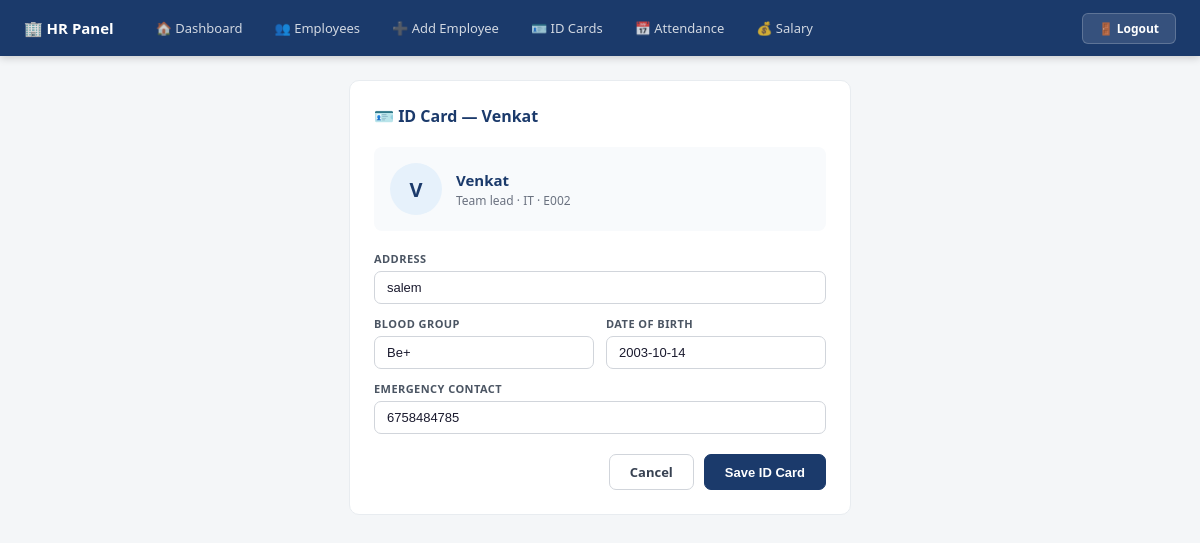
The app's page /create-id/2/ with its own data.
### app/models.py (models this page shows, shortened)
class Employees(models.Model):
    user = models.OneToOneField(CustomUser, on_delete=models.CASCADE, null=True, blank=True)
    name = models.CharField(max_length=100)
    emp_id = models.CharField(max_length=20, unique=True, blank=True)
    Gender = models.CharField(choices=[('Male','Male'),('Female','Female'),('Other','Other')], max_length=10)
    phone = models.BigIntegerField()
    depertment = models.CharField(choices=[
        ('HR','HR'),('IT','IT'),('Finance','Finance'),
        ('Marketing','Marketing'),('Sales','Sales')
    ], max_length=20)
    designation = models.CharField(max_length=50)
    salary = models.IntegerField(default=0)
    photo = models.ImageField(upload_to='image/', blank=True, null=True)

class Idcord(models.Model):
    employee = models.OneToOneField(Employees, on_delete=models.CASCADE, null=True, blank=True)
    address = models.CharField(max_length=255)
    Blood_Group = models.CharField(max_length=10)
    DOB = models.CharField(max_length=20)
    Emergency_contact_No = models.CharField(max_length=15)

### app/views.py (the view)
# urls.py: path('create-id/<int:emp_id>/', id_cords_detalis, name='create-id'),
def id_cords_detalis(request, emp_id):
    emp       = get_object_or_404(Employees, id=emp_id)
    idcard, _ = Idcord.objects.get_or_create(employee=emp)
    form      = idcordform(instance=idcard)
    if request.method == 'POST':
        form = idcordform(request.POST, instance=idcard)
        if form.is_valid():
            form.save()
            return redirect('idcards')
    return render(request, "id_card.html", {"form": form, "emp": emp})

### app/forms.py
class idcordform(forms.ModelForm):
    class Meta:
        model = Idcord
        fields = ['address', 'Blood_Group', 'DOB', 'Emergency_contact_No']
        widgets = {
            'address':              forms.TextInput(attrs={'class': 'form-control', 'placeholder': 'Full Address'}),
            'Blood_Group':          forms.TextInput(attrs={'class': 'form-control', 'placeholder': 'e.g. A+'}),
            'DOB':                  forms.TextInput(attrs={'class': 'form-control', 'placeholder': 'DD-MM-YYYY'}),
            'Emergency_contact_No': forms.TextInput(attrs={'class': 'form-control', 'placeholder': 'Emergency Contact'}),
        }

### app/templates/id_card.html (shortened to what this page needs)
{% include "hr_navbar.html" %}
<!DOCTYPE html>
<html lang="en">
<head>
</head>
<body>
<div class="content">
  <div class="card">
    <div class="card-title">🪪 ID Card — {{ emp.name }}</div>
    <div class="emp-info">
      <div class="avatar">{{ emp.name|first|upper }}</div>
      <div>
        <div class="emp-name">{{ emp.name }}</div>
        <div class="emp-sub">{{ emp.designation }} · {{ emp.depertment }} · {{ emp.emp_id }}</div>
      </div>
    </div>
    <form method="post">
      <div class="form-grid">
        <div class="field field-full"><label>Address</label>{{ form.address }}</div>
        <div class="field"><label>Blood Group</label>{{ form.Blood_Group }}</div>
        <div class="field"><label>Date of Birth</label>{{ form.DOB }}</div>
        <div class="field field-full"><label>Emergency Contact</label>{{ form.Emergency_contact_No }}</div>
      </div>
      <div class="btn-row">
        <a href="{% url 'idcards' %}" class="btn btn-secondary">Cancel</a>
        <button type="submit" class="btn btn-primary">Save ID Card</button>
      </div>
    </form>
  </div>
</div>
</body>
</html>

### app/templates/id_card.html (style rules this page uses)
* { box-sizing:border-box;margin:0;padding:0 }
body { font-family:'Segoe UI',sans-serif;background:#F4F6F8 }
.content { padding:1.5rem;max-width:550px;margin:0 auto }
.card { background:#fff;border:1px solid #E8ECF0;border-radius:10px;padding:1.5rem }
.card-title { font-size:16px;font-weight:700;color:#1B3A6B;margin-bottom:1.25rem }
.emp-info { display:flex;align-items:center;gap:14px;padding:1rem;background:#F8FAFC;border-radius:8px;margin-bottom:1.25rem }
.avatar { width:52px;height:52px;border-radius:50%;background:#E6F1FB;display:flex;align-items:center;justify-content:center;font-size:20px;font-weight:700;color:#1B3A6B;flex-shrink:0 }
.emp-name { font-size:15px;font-weight:700;color:#1B3A6B }
.emp-sub { font-size:12px;color:#6B7280;margin-top:2px }
.form-grid { display:grid;grid-template-columns:1fr 1fr;gap:12px }
.field { display:flex;flex-direction:column;gap:5px }
.field-full { grid-column:1/-1 }
.field label { font-size:11px;font-weight:600;color:#4B5563;text-transform:uppercase;letter-spacing:0.04em }
.field input,.field select,.field textarea { font-size:13px;padding:8px 12px;border:1px solid #D1D5DB;border-radius:7px;background:#fff;color:#1a1a2e;width:100% }
.btn-row { display:flex;gap:10px;margin-top:1.25rem;justify-content:flex-end }
.btn { font-size:13px;font-weight:600;padding:8px 20px;border-radius:7px;cursor:pointer;border:1px solid #D1D5DB;text-decoration:none }
.btn-primary { background:#1B3A6B;color:#fff;border-color:#1B3A6B }
.btn-secondary { background:#fff;color:#374151 }

### records on screen
Employees: name "Venkat", name|first "V", designation "Team lead", depertment "IT", emp_id "E002"
Idcord: address "salem", Blood_Group "Be+", DOB "2003-10-14", Emergency_contact_No "6758484785"
